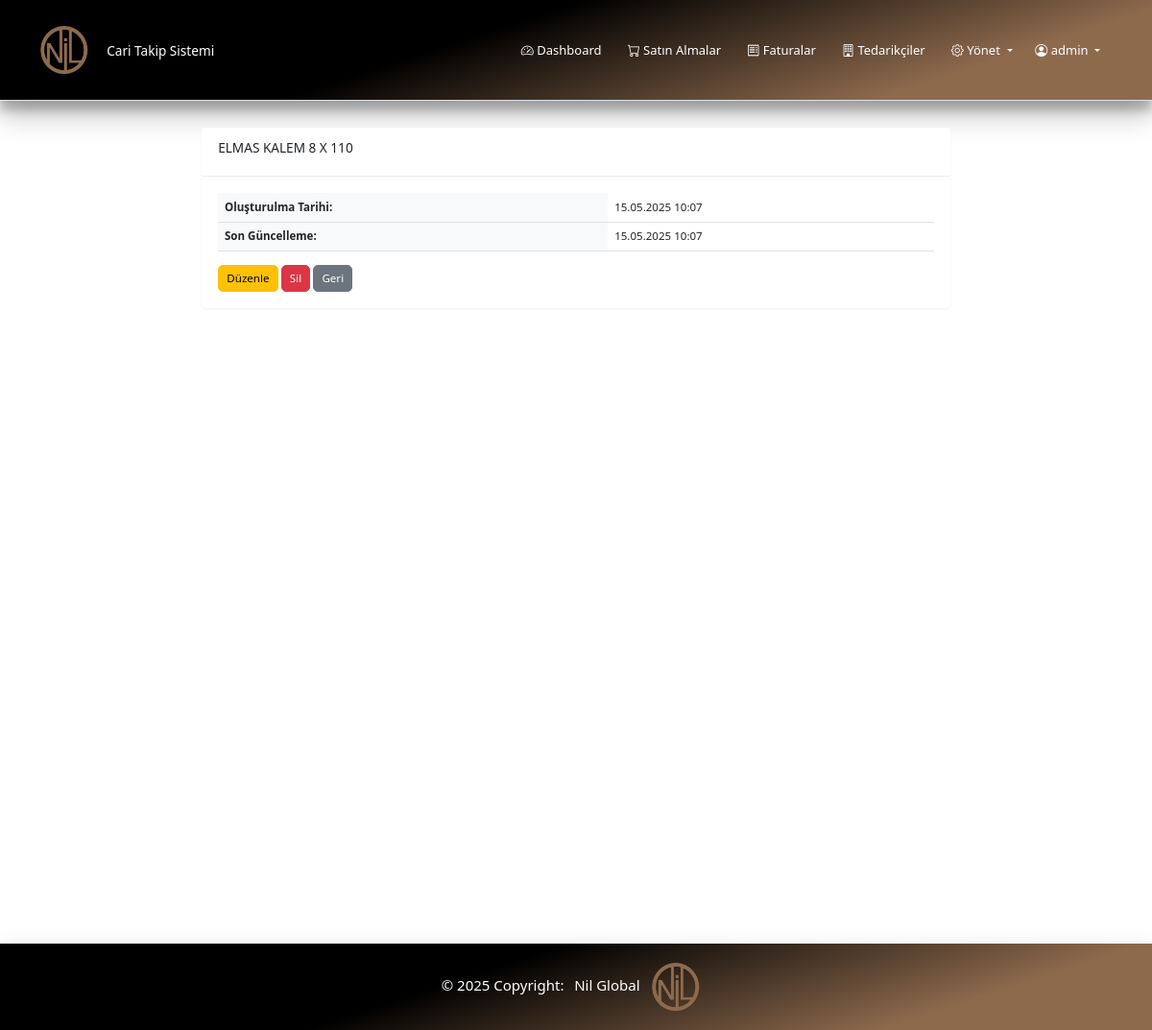
The page /urunler/20/ (signed in) on the database as committed earlier.
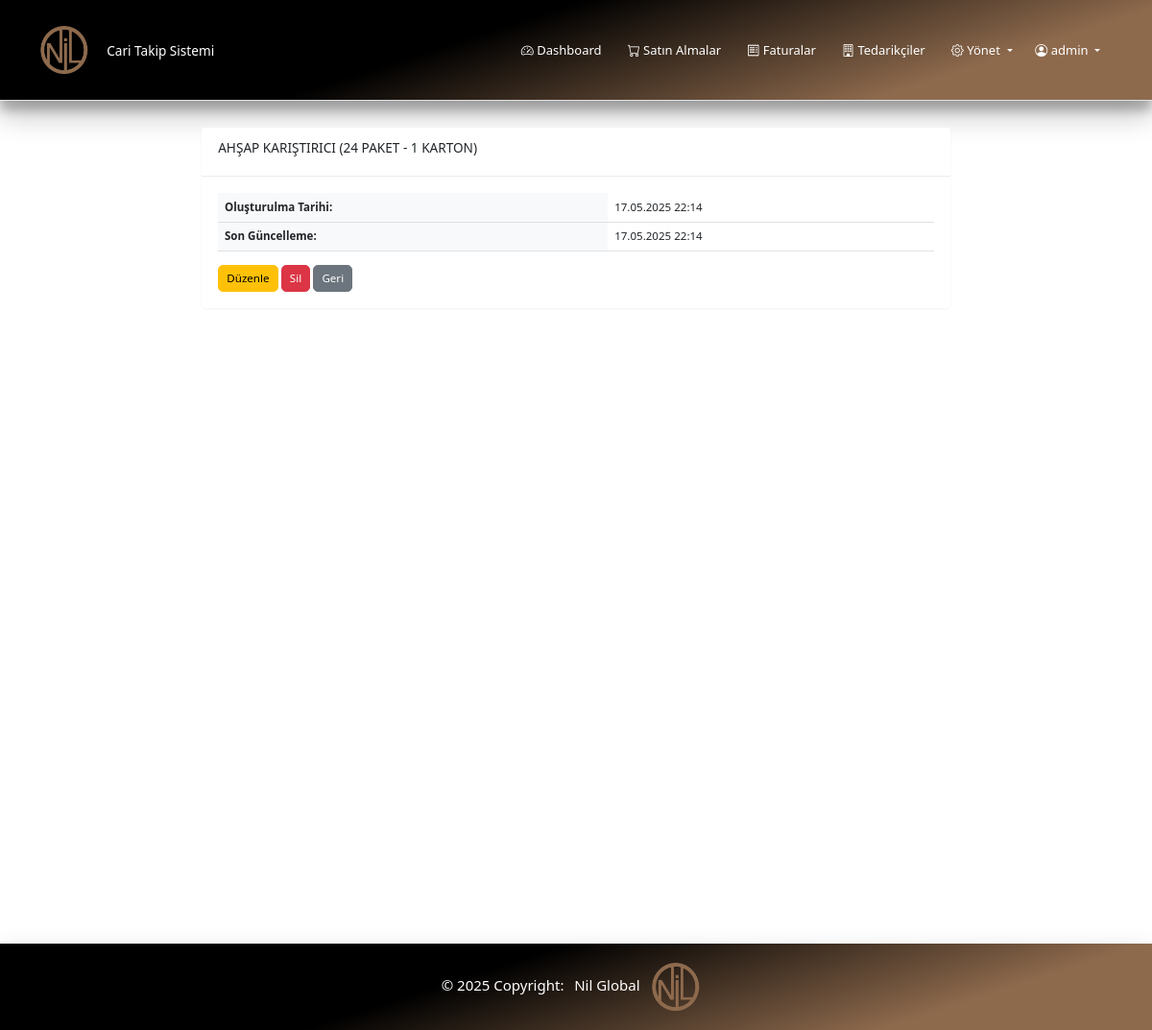
The same page on the database as committed later.
### urunler/models.py (models this page shows, shortened)
class Urun(models.Model):
    ad = models.CharField(max_length=255, verbose_name="Ürün Adı")
    sira = models.PositiveIntegerField(default=0, verbose_name="Sıra")
    created_at = models.DateTimeField(auto_now_add=True)
    updated_at = models.DateTimeField(auto_now=True)
    class Meta:
        verbose_name = "Ürün"
        verbose_name_plural = "Ürünler"
        ordering = ['sira', 'ad']

### urunler/views.py (the view)
# urls.py: path('<int:pk>/', views.urun_detay, name='urun_detay'),
@login_required
def urun_detay(request, pk):
    urun = get_object_or_404(Urun, pk=pk)
    return render(request, 'urunler/urun_detay.html', {'urun': urun})

### urunler/templates/urunler/urun_detay.html (shortened to what this page needs)
{% extends 'base.html' %}
{% block content %}
<div class="row">
    <div class="col-md-8 offset-md-2">
        <div class="card">
            <div class="card-header">
                <h3 class="card-title">{{ urun.ad }}</h3>
            </div>
            <div class="card-body">
                <table class="table">
                    <tr>
                        <th>Oluşturulma Tarihi:</th>
                        <td>{{ urun.created_at|date:"d.m.Y H:i" }}</td>
                    </tr>
                    <tr>
                        <th>Son Güncelleme:</th>
                        <td>{{ urun.updated_at|date:"d.m.Y H:i" }}</td>
                    </tr>
                </table>
                <div class="mt-3">
                    <a href="{% url 'urunler:urun_duzenle' urun.pk %}" class="btn btn-warning">
                         Düzenle
                    </a>
                    <a href="{% url 'urunler:urun_sil' urun.pk %}" class="btn btn-danger">
                         Sil
                    </a>
                    <a href="{% url 'urunler:urun_listesi' %}" class="btn btn-secondary">
                         Geri
                    </a>
                </div>
            </div>
        </div>
    </div>
</div>
{% endblock %}

Rows that differ between the two databases and show on the page:
changed Urun: ad "ELMAS KALEM 8 X 110" → "AHŞAP KARIŞTIRICI (24 PAKET - 1 KARTON)"; created_at "15.05.2025 10:07" → "17.05.2025 22:14"; updated_at "15.05.2025 10:07" → "17.05.2025 22:14"
